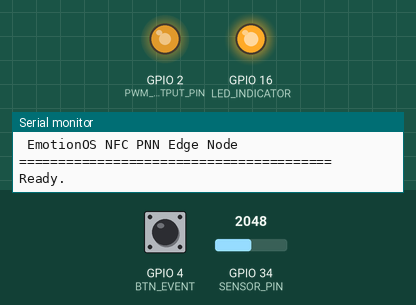
Simulated run of this sketch. Board: ESP32. Parts: output pins drawn as LEDs (lit = HIGH), the last lines printed to the serial monitor. The test bench sets the inputs (shaded band); at power-on: GPIO 34 (SENSOR_PIN) = 2048, GPIO 4 (BTN_EVENT) HIGH (analog values on the 0–4095 scale). Random numbers use the default seed unless the sketch sets one.

Above: at 1.36 s.
1.4 s: GPIO 34 (SENSOR_PIN) set to 1228
4.4 s: GPIO 34 (SENSOR_PIN) set to 4095
At 5.0 s:
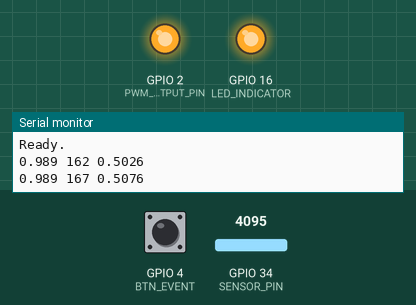
7.4 s: GPIO 34 (SENSOR_PIN) set to 491
At 10.2 s:
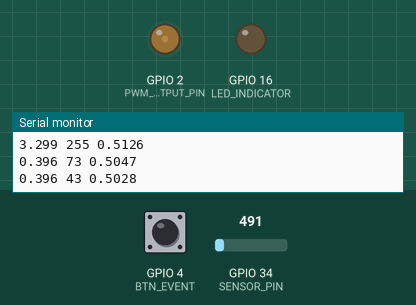
10.4 s: GPIO 4 (BTN_EVENT) pulled LOW for 0.15 s
At 14.93 s:
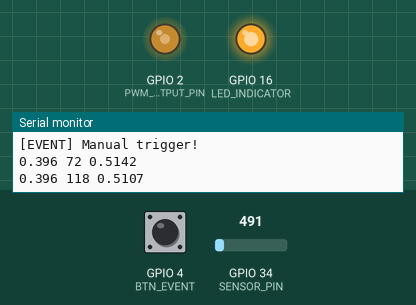
16.5 s: GPIO 34 (SENSOR_PIN) set to 0
At 16.9 s:
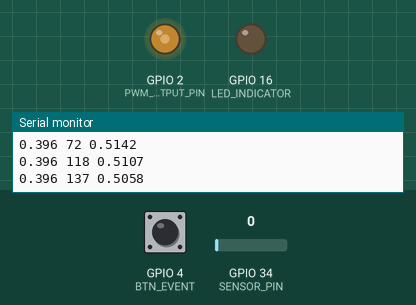
19.5 s: GPIO 4 (BTN_EVENT) pulled LOW for 1 s
Timing chart, 0 to 24.5 s (numbered marks = the images above; inputs shaded):
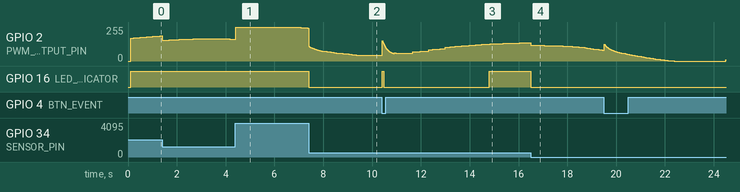

The sketch:

nfc_pnn_edge.ino
```cpp
// ============================================================
// EmotionOS - NFC PNN Edge Node
// 神经形态感知末梢神经网络
// 目标平台: ESP32 (Arduino框架)
// ============================================================

#include <Arduino.h>

#define SENSOR_PIN      34
#define PWM_OUTPUT_PIN  2
#define LED_INDICATOR   16
#define BTN_EVENT       4

#define ADC_RESOLUTION  4096
#define PWM_RESOLUTION  256
#define PWM_FREQ        5000
#define PWM_CHANNEL     0

#define WHITE_MATTER_SIZE  64
#define GRAY_MATTER_SIZE   32
#define NEURAL_LAYER_SIZE     8
#define SPIKE_THRESHOLD       0.3f
#define REFRACTORY_PERIOD_MS  5

struct NFCState {
    float white_matter[WHITE_MATTER_SIZE];
    uint8_t white_idx;
    uint8_t gray_matter[GRAY_MATTER_SIZE];
    uint8_t gray_idx;
    float neural_layer[NEURAL_LAYER_SIZE];
    uint32_t last_spike_time[NEURAL_LAYER_SIZE];
    float subconscious_bias;
    float heart_rhythm_phase;
    uint32_t spike_count;
    uint32_t total_steps;
};

NFCState nfc;

void setup() {
    Serial.begin(115200);
    delay(100);

    Serial.println();
    Serial.println("========================================");
    Serial.println(" EmotionOS NFC PNN Edge Node");
    Serial.println("========================================");

    analogReadResolution(12);
    ledcSetup(PWM_CHANNEL, PWM_FREQ, 8);
    ledcAttachPin(PWM_OUTPUT_PIN, PWM_CHANNEL);

    pinMode(LED_INDICATOR, OUTPUT);
    pinMode(BTN_EVENT, INPUT_PULLUP);

    memset(&nfc, 0, sizeof(nfc));
    nfc.subconscious_bias = 0.5f;

    Serial.println("Ready.");
}

void process_peripheral_network(float sensor_value) {
    float normalized = sensor_value / (float)ADC_RESOLUTION;

    nfc.white_matter[nfc.white_idx] = normalized;
    nfc.white_idx = (nfc.white_idx + 1) % WHITE_MATTER_SIZE;

    nfc.heart_rhythm_phase += 0.005f;
    if (nfc.heart_rhythm_phase > 6.2832f) nfc.heart_rhythm_phase -= 6.2832f;
    float rhythm = sinf(nfc.heart_rhythm_phase) * 0.3f + 0.5f;

    nfc.subconscious_bias += (random(-100, 100) / 100000.0f);
    nfc.subconscious_bias = constrain(nfc.subconscious_bias, 0.2f, 0.8f);

    float input = normalized * 0.5f + rhythm * 0.3f + nfc.subconscious_bias * 0.2f;

    for (int i = 0; i < NEURAL_LAYER_SIZE; i++) {
        float activation = input * (1.0f + 0.1f * i);
        uint32_t now = millis();

        if (now - nfc.last_spike_time[i] < REFRACTORY_PERIOD_MS) continue;

        if (activation > SPIKE_THRESHOLD) {
            nfc.neural_layer[i] = activation;
            nfc.last_spike_time[i] = now;
            nfc.spike_count++;
        } else {
            nfc.neural_layer[i] *= 0.95f;
        }
    }

    float gray_activity = 0.0f;
    for (int i = 0; i < NEURAL_LAYER_SIZE; i++) {
        gray_activity += nfc.neural_layer[i];
    }
    gray_activity /= NEURAL_LAYER_SIZE;

    uint8_t pwm_out = (uint8_t)constrain(gray_activity * 255.0f, 0.0f, 255.0f);

    nfc.gray_matter[nfc.gray_idx] = pwm_out;
    nfc.gray_idx = (nfc.gray_idx + 1) % GRAY_MATTER_SIZE;

    ledcWrite(PWM_CHANNEL, pwm_out);
    digitalWrite(LED_INDICATOR, gray_activity > 0.5f ? HIGH : LOW);

    nfc.total_steps++;
}

void loop() {
    int sensor_raw = analogRead(SENSOR_PIN);
    process_peripheral_network((float)sensor_raw);

    static bool last_btn_state = HIGH;
    bool btn_state = digitalRead(BTN_EVENT);
    if (last_btn_state == HIGH && btn_state == LOW) {
        Serial.println("[EVENT] Manual trigger!");
        for (int i = 0; i < NEURAL_LAYER_SIZE; i++) {
            nfc.neural_layer[i] = 0.8f + (random(0, 100) / 500.0f);
        }
    }
    last_btn_state = btn_state;

    static uint32_t last_debug = 0;
    if (millis() - last_debug > 2000) {
        float sensor_voltage = (sensor_raw / (float)ADC_RESOLUTION) * 3.3f;
        uint8_t latest_pwm = nfc.gray_matter[(nfc.gray_idx == 0) ? GRAY_MATTER_SIZE - 1 : nfc.gray_idx - 1];
        Serial.print(sensor_voltage, 3);
        Serial.print(" ");
        Serial.print(latest_pwm);
        Serial.print(" ");
        Serial.println(nfc.subconscious_bias, 4);
        last_debug = millis();
    }

    delay(10);
}
```

Measured:
- after the input at 7.4 s, GPIO 16 (LED_INDICATOR): HIGH → LOW at once
